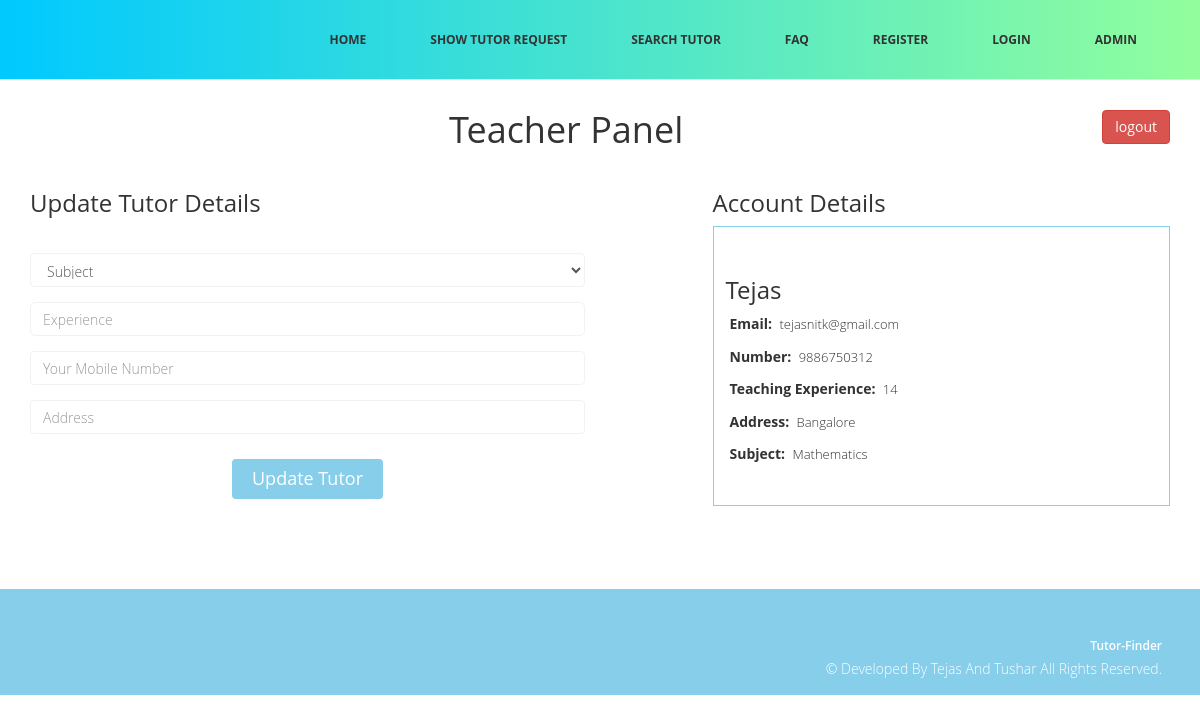
Page /teacheradmin.php (signed in) on the committed database.
### tables this page shows
CREATE TABLE IF NOT EXISTS `tutor` (
  `id` int(11) NOT NULL AUTO_INCREMENT,
  `name` varchar(30) NOT NULL,
  `number` varchar(40) NOT NULL,
  `password` varchar(90) NOT NULL,
  `email` varchar(30) NOT NULL,
  `teaching` int(100) NOT NULL,
  `address` varchar(40) NOT NULL,
  `subject` varchar(40) NOT NULL,
  PRIMARY KEY (`id`)
);

### teacheradmin.php (the view, shortened to what this page needs)
<?php include("header.php"); ?>
<?php
  $host="localhost";
  $username="root";
  $password="";
  $dbName="tutor";
  $conn = new mysqli($host, $username, $password, $dbName);
	$email=$_SESSION['email'];
	$sql = "SELECT *  FROM tutor WHERE email='$email'";
	$result = $conn->query($sql);
if ($result->num_rows > 0) {
    while($row = $result->fetch_assoc()) {
	$name=$row["name"];
	$email=$row["email"];
	$number=$row["number"];
	$teaching=$row["teaching"];
	$address  =$row["address"];
	$subject = $row["subject"];
	}
}
else {
echo "fff";}
 ?>
<section id="contact-page">
    <div class="container">
	<div style="float:right"> <a class="btn btn-danger"href="inc/logout.php">logout</a></div>
       <div class="center">
        <h2>Teacher Panel</h2>
        </div>
   <div class="row">
				<div class="col-md-6">
				<h3>Update Tutor Details</h3>
				<div  class="contactForm">
		<div class="form-group">
						<label for="">Subject</label>
						<select class="form-control" name="subject" id="subject">
						  <option>Subject</option>
						</select>
			</div>
		<div class="form-group">
 			<input type="number"class="form-control" name="teaching" id="teaching" placeholder="Experience"  style="border-radius: 5px;">
		</div>
		<div class="form-group">
			<input  class="form-control" type="text"   name="mobile" id="mobile" placeholder="Your Mobile Number" required="required" />
		</div>
		<div class="form-group">
			<input type="text "class="form-control" id="addr" name="addr" placeholder="Address" required="required"/>
		</div>
            <div class="text-center"><button type="submit" name="submit" id="submit"class="btn btn-primary btn-lg" >Update Tutor</button></div>
		  <div class="row"><div class=""  id="result"></div></div>
		  </div>
    </div>
	<div class="col-md-1"></div>
				<div class="col-md-5 teacherinfo">
					<h3>Account Details </h3>
	<div class="single-tutor">
		<div class="tutor-are">
				<div class=""><h3><?php echo $name ?></h3></div>
		</div>
			<p><span>Email:</span> <?php echo $email ?></p>
			<p><span>Number:</span> <?php echo $number ?></p>
			<p><span>Teaching Experience:</span> <?php echo $teaching ?></p>
			<p><span>Address:</span> <?php echo $address ?></p>
			<p><span>Subject:</span> <?php echo $subject ?></p>
		</div>
				</div>
   </div>
      </div>
  </section>
<?php include("footer.php"); ?>

### css/style.css (style rules this page uses)
body { font-family:'Open Sans', Arial, sans-serif; font-size:14px; font-weight:300; line-height:1.6em; color:#fff; background-color:#fff; overflow-x:hidden; }
hi,h2,h3,h4,h5,h6 { color:#333; line-height:1.1em; }
p { color:#333; font-size:13px; }
a { text-decoration:none; transition: all 0.1s ease-in-out; -moz-transition: all 0.1s ease-in-out; -webkit-transition: all 0.1s ease-in-out; -o-transition: all 0.1s ease-in-out; outline: none; color:#333; }
.btn-primary { padding: 8px 20px; background: skyblue; color: #fff; border-radius: 4px; border:none; margin-top: 10px; }
#contact-page { padding-top: 0; background:#fff; margin-bottom:50px; }
.form-group .form-control { padding: 7px 12px; border-color:#f2f2f2; box-shadow: none; }
.center h2 { font-size: 36px; margin-top: 0; margin-bottom: 20px; text-align:center; }
.single-tutor { float: left; width: 100%; border: 1px solid skyblue; padding: 30px 12px; }
.single-tutor span { font-size: 14px; font-weight: bold; padding: 4px; }
#contact-page { margin-top: 110px; font-size: la; float: left; width: 100%; }
.teacherinfo { color:#000!important; }

### rows in the picture
tutor: name "Tejas", email "tejasnitk@gmail.com", number "9886750312", teaching "14", address "Bangalore", subject "Mathematics"
